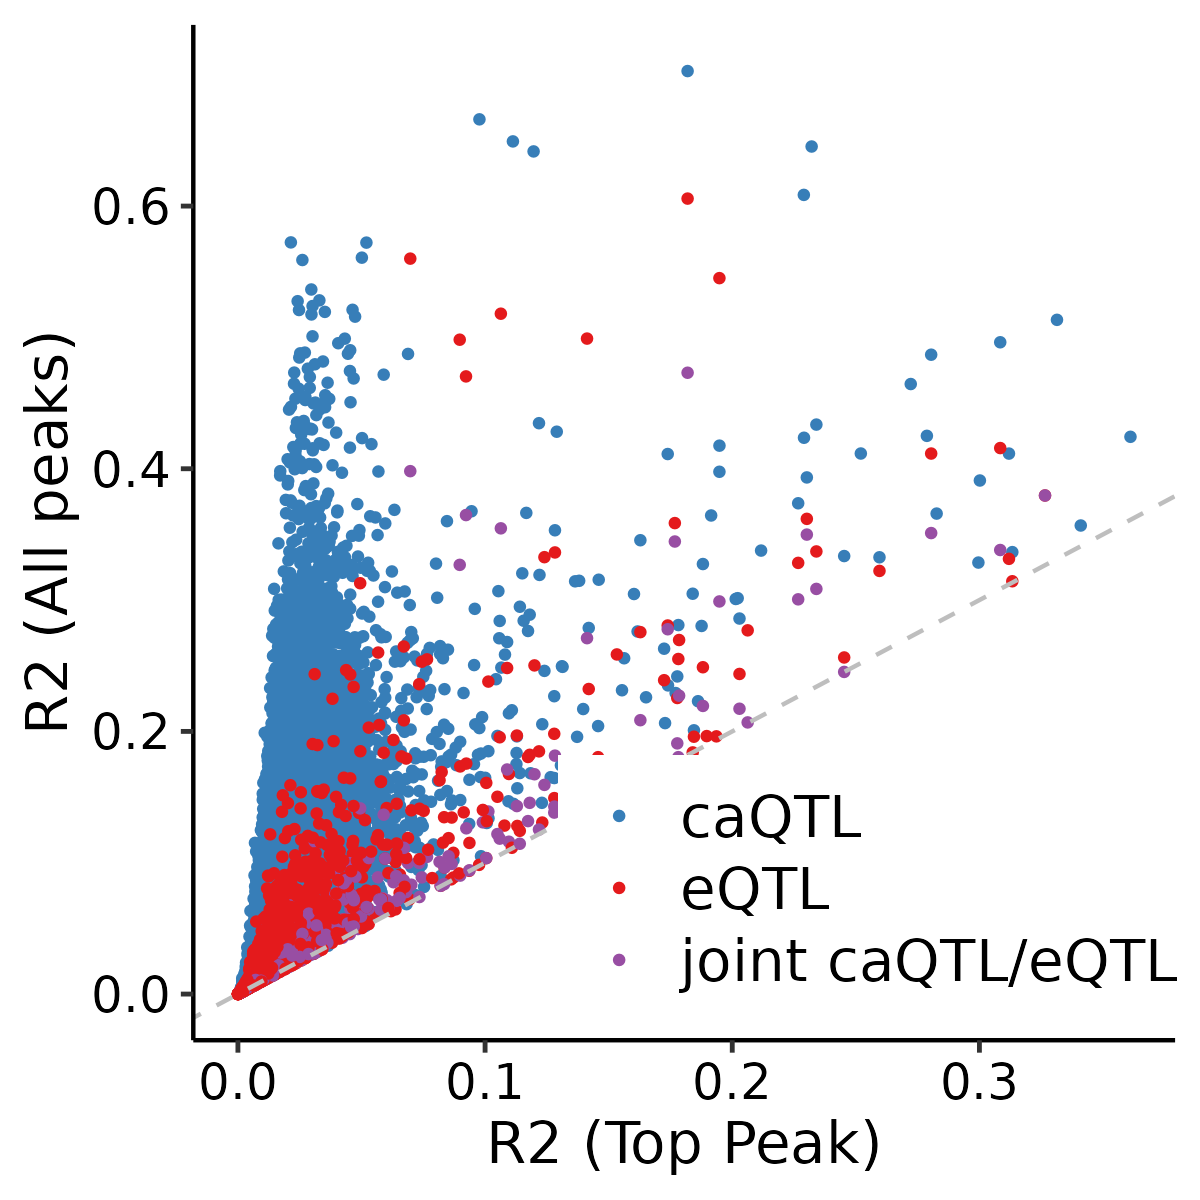

The R source for this figure:
library(data.table)
library(ggpubr)

plot.data = fread("/data/PaperFigures/Figure4D_R2_data.csv.gz")

p = ggscatter(plot.data, x = "R2_Single", y = "R2",
              #add = "reg.line", conf.int = TRUE,
              xlab = "R2 (Top Peak)", ylab = "R2 (All peaks)",
                color = "caQTL", size = 0.75, #palette = "jco",
                palette = c("eQTL" = "#e41a1c", "caQTL" = "#377eb8", "joint caQTL/eQTL" = "#984ea3"),
            #   title = paste0("L2 ", this.cell, " var explained by ATAC peaks")
            ) +
    geom_abline(slope = 1, intercept = 0, linetype = "dashed", color = "grey") +
    #stat_cor(method = "pearson", label.x.npc = "left", label.y.npc = "top") +
    #scale_color_gradient(low = "blue", high = "red", name = "log10(N Peak + 1)") +
    theme_pubr(base_size = 12, legend = c(0.7, 0.15)) +
    theme(#plot.title = element_text(hjust = 0.5),
        axis.text = element_text(size = 12),
        axis.title = element_text(size = 14),
        legend.text = element_text(size = 14),
        legend.title = element_blank())

ggsave(p, file = paste0("/data/PaperFigures/Figure4D_R2_", this.cell, ".png"), width = 4, height = 4)
ggsave(p, file = paste0("/data/PaperFigures/Figure4D_R2_", this.cell, ".pdf"), width = 4, height = 4)
